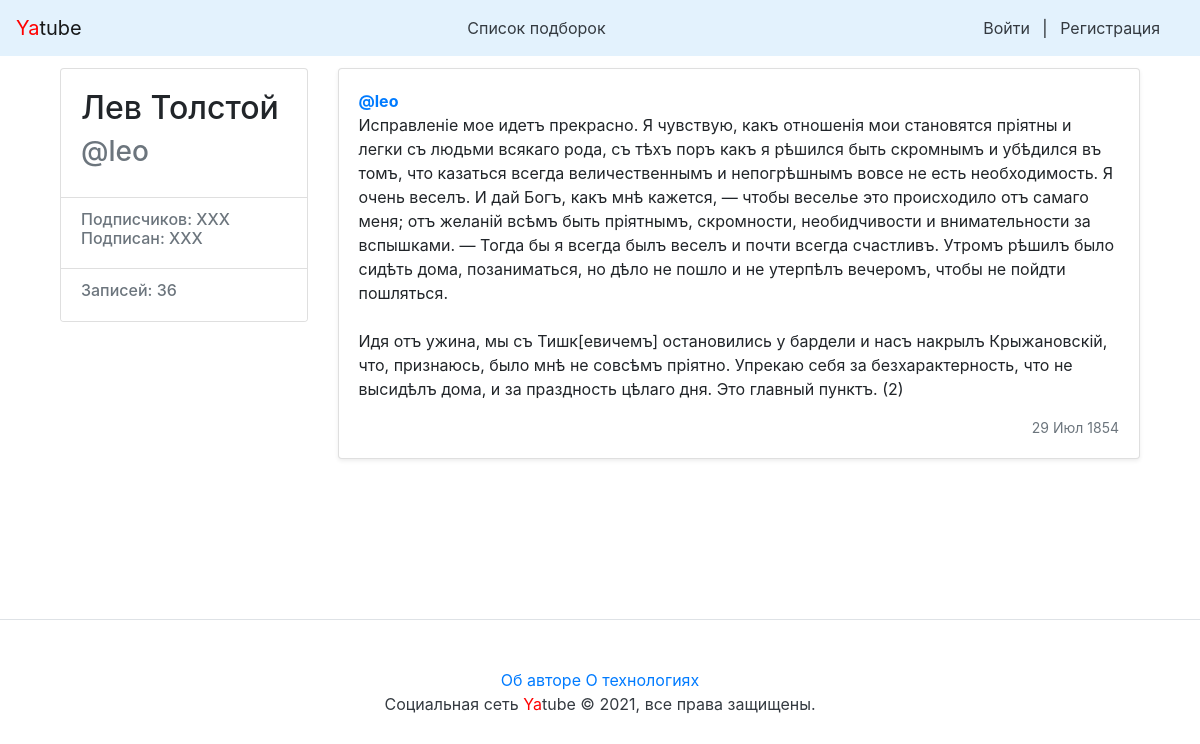
/leo/35/, run on the app's committed database.
### posts/models.py (models this page shows, shortened)
class Post(models.Model):
    text = models.TextField(
        verbose_name='Текст записи'
    )
    pub_date = models.DateTimeField(
        verbose_name='Дата публикации',
        auto_now_add=True
    )
    author = models.ForeignKey(
        User, on_delete=models.CASCADE,
        related_name='posts', verbose_name='Автор'
    )
    group = models.ForeignKey(
        Group, on_delete=models.SET_NULL, blank=True, null=True,
        related_name='posts', verbose_name='Подборка записей'
    )
    class Meta:
        ordering = ('-pub_date',)
        verbose_name = 'Запись'
        verbose_name_plural = 'Записи'

### posts/views.py (the view)
# urls.py: path('<str:username>/<int:post_id>/', views.post_view, name='post'),
def post_view(request, username, post_id):
    post = get_object_or_404(Post, author__username=username, id=post_id)
    return render(request, 'posts/post.html',
                  {'post': post, 'author': post.author})

### yatube/context_processors.py (called while the page is built)
def current_year(request):
    return {
        'year': dt.date.today().year,
    }

### posts/templates/posts/post.html (shortened to what this page needs)
{% extends "base.html" %}
{% block content %}
  {% load user_filters %}
  <div class="row">
    <div class="col-md-3 mb-3 mt-1">
      <div class="card">
        <div class="card-body">
          <div class="h2">
            {{ author.get_full_name }}
          </div>
          <div class="h3 text-muted">
            @{{ author.username }}
          </div>
        </div>
        <ul class="list-group list-group-flush">
          <li class="list-group-item">
            <div class="h6 text-muted">
              Подписчиков: XXX <br />
              Подписан: XXX
            </div>
          </li>
          <li class="list-group-item">
            <div class="h6 text-muted">
              Записей: {{ author.posts.count }}
            </div>
          </li>
        </ul>
      </div>
    </div>
    <div class="col-md-9">
      <div class="card mb-3 mt-1 shadow-sm">
        <div class="card-body">
          <p class="card-text">
            <a href="{% url 'profile' username=post.author.username %}">
              <strong class="d-block text-gray-dark">@{{ author.username }}</strong>
            </a>
            {{ post.text|linebreaksbr }}
          </p>
          <div class="d-flex justify-content-between align-items-center">
            <small class="text-muted">{{ post.pub_date|date:"d M Y" }}</small>
          </div>
        </div>
      </div>
    </div>
  </div>
{% endblock %}

### data on the page
Post: text "Исправленіе мое идетъ прекрасно. Я чувствую, какъ отношенія мои становятся пріятны и легки съ людьми всякаго рода, съ тѣхъ поръ какъ я рѣшился быть скромнымъ и убѣдился въ томъ, что казаться всегда величественнымъ и непогрѣшнымъ вовсе не есть необходимость. Я очень веселъ. И дай Богъ, какъ мнѣ кажется, — чтобы веселье это происходило отъ самаго меня; отъ желаній всѣмъ быть пріятнымъ, скромности, необидчивости и внимательности за вспышками. — Тогда бы я всегда былъ веселъ и почти всегда счастливъ. Утромъ рѣшилъ было сидѣть дома, позаниматься, но дѣло не пошло и не утерпѣлъ вечеромъ, чтобы не пойдти пошляться. Идя отъ ужина, мы съ Тишк[евичемъ] остановились у бардели и насъ накрылъ…", pub_date "29 Июл 1854"

### other printed values
{{ author.get_full_name }} "Лев Толстой"
{{ author.username }} "leo"
{{ author.posts.count }} "36"
